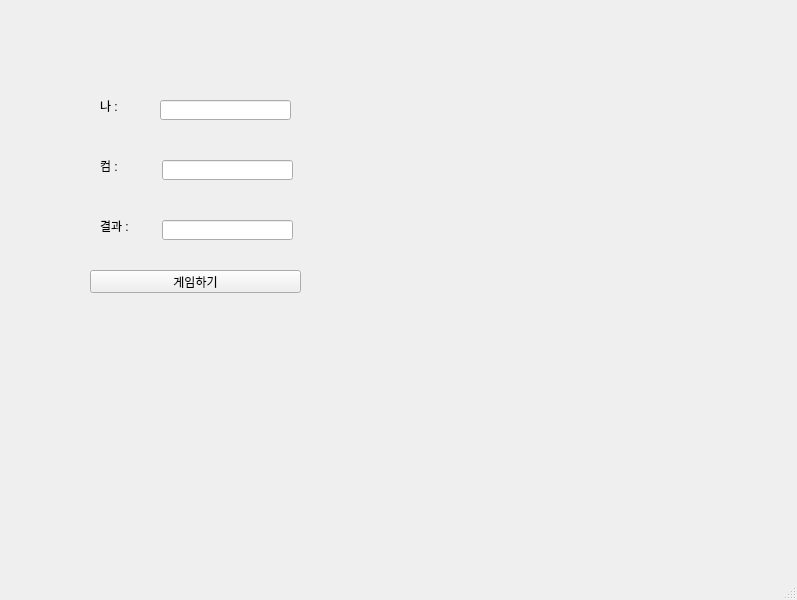
<?xml version="1.0" encoding="UTF-8"?>
<ui version="4.0">
 <class>MainWindow</class>
 <widget class="QMainWindow" name="MainWindow">
  <property name="geometry">
   <rect>
    <x>0</x>
    <y>0</y>
    <width>797</width>
    <height>600</height>
   </rect>
  </property>
  <property name="windowTitle">
   <string>MainWindow</string>
  </property>
  <widget class="QWidget" name="centralwidget">
   <widget class="QLabel" name="lbl_mine">
    <property name="geometry">
     <rect>
      <x>100</x>
      <y>100</y>
      <width>56</width>
      <height>12</height>
     </rect>
    </property>
    <property name="text">
     <string>나 :</string>
    </property>
   </widget>
   <widget class="QLabel" name="lbl_com">
    <property name="geometry">
     <rect>
      <x>100</x>
      <y>160</y>
      <width>56</width>
      <height>12</height>
     </rect>
    </property>
    <property name="text">
     <string>컴 : </string>
    </property>
   </widget>
   <widget class="QLabel" name="lbl_result">
    <property name="geometry">
     <rect>
      <x>100</x>
      <y>220</y>
      <width>56</width>
      <height>12</height>
     </rect>
    </property>
    <property name="text">
     <string>결과 :</string>
    </property>
   </widget>
   <widget class="QLineEdit" name="le_mine">
    <property name="geometry">
     <rect>
      <x>160</x>
      <y>100</y>
      <width>131</width>
      <height>20</height>
     </rect>
    </property>
   </widget>
   <widget class="QLineEdit" name="le_com">
    <property name="geometry">
     <rect>
      <x>162</x>
      <y>160</y>
      <width>131</width>
      <height>20</height>
     </rect>
    </property>
   </widget>
   <widget class="QLineEdit" name="le_result">
    <property name="geometry">
     <rect>
      <x>162</x>
      <y>220</y>
      <width>131</width>
      <height>20</height>
     </rect>
    </property>
   </widget>
   <widget class="QPushButton" name="pb">
    <property name="geometry">
     <rect>
      <x>90</x>
      <y>270</y>
      <width>211</width>
      <height>23</height>
     </rect>
    </property>
    <property name="text">
     <string>게임하기</string>
    </property>
   </widget>
  </widget>
  <widget class="QMenuBar" name="menubar">
   <property name="geometry">
    <rect>
     <x>0</x>
     <y>0</y>
     <width>797</width>
     <height>21</height>
    </rect>
   </property>
  </widget>
  <widget class="QStatusBar" name="statusbar"/>
 </widget>
 <resources/>
 <connections/>
</ui>
